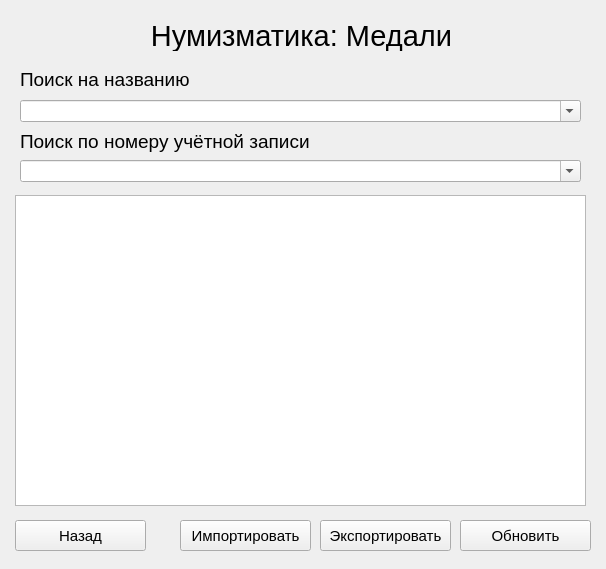
<?xml version="1.0" encoding="UTF-8"?>
<ui version="4.0">
 <class>Fond</class>
 <widget class="QWidget" name="Fond">
  <property name="geometry">
   <rect>
    <x>0</x>
    <y>0</y>
    <width>606</width>
    <height>569</height>
   </rect>
  </property>
  <property name="windowTitle">
   <string>Form</string>
  </property>
  <property name="styleSheet">
   <string notr="true"/>
  </property>
  <widget class="QLabel" name="Title">
   <property name="geometry">
    <rect>
     <x>6</x>
     <y>20</y>
     <width>591</width>
     <height>31</height>
    </rect>
   </property>
   <property name="font">
    <font>
     <pointsize>22</pointsize>
    </font>
   </property>
   <property name="text">
    <string>Нумизматика: Медали</string>
   </property>
   <property name="alignment">
    <set>Qt::AlignCenter</set>
   </property>
  </widget>
  <widget class="QListWidget" name="listWidget">
   <property name="geometry">
    <rect>
     <x>15</x>
     <y>195</y>
     <width>571</width>
     <height>311</height>
    </rect>
   </property>
   <property name="font">
    <font>
     <pointsize>12</pointsize>
    </font>
   </property>
  </widget>
  <widget class="QComboBox" name="comboBoxSearch">
   <property name="geometry">
    <rect>
     <x>20</x>
     <y>100</y>
     <width>561</width>
     <height>22</height>
    </rect>
   </property>
   <property name="font">
    <font>
     <pointsize>11</pointsize>
    </font>
   </property>
   <property name="editable">
    <bool>true</bool>
   </property>
   <property name="currentText">
    <string notr="true"/>
   </property>
  </widget>
  <widget class="QLabel" name="labelSearch">
   <property name="geometry">
    <rect>
     <x>20</x>
     <y>71</y>
     <width>181</width>
     <height>16</height>
    </rect>
   </property>
   <property name="font">
    <font>
     <pointsize>14</pointsize>
    </font>
   </property>
   <property name="text">
    <string>Поиск на названию</string>
   </property>
  </widget>
  <widget class="QPushButton" name="backButton">
   <property name="geometry">
    <rect>
     <x>15</x>
     <y>520</y>
     <width>131</width>
     <height>31</height>
    </rect>
   </property>
   <property name="font">
    <font>
     <pointsize>11</pointsize>
    </font>
   </property>
   <property name="text">
    <string>Назад</string>
   </property>
  </widget>
  <widget class="QLabel" name="labelSearch_2">
   <property name="geometry">
    <rect>
     <x>20</x>
     <y>131</y>
     <width>311</width>
     <height>21</height>
    </rect>
   </property>
   <property name="font">
    <font>
     <pointsize>14</pointsize>
    </font>
   </property>
   <property name="text">
    <string>Поиск по номеру учётной записи</string>
   </property>
  </widget>
  <widget class="QComboBox" name="comboBoxSearch_2">
   <property name="geometry">
    <rect>
     <x>20</x>
     <y>160</y>
     <width>561</width>
     <height>22</height>
    </rect>
   </property>
   <property name="font">
    <font>
     <pointsize>11</pointsize>
    </font>
   </property>
   <property name="editable">
    <bool>true</bool>
   </property>
   <property name="currentText">
    <string notr="true"/>
   </property>
  </widget>
  <widget class="QPushButton" name="refreshButton">
   <property name="geometry">
    <rect>
     <x>460</x>
     <y>520</y>
     <width>131</width>
     <height>31</height>
    </rect>
   </property>
   <property name="font">
    <font>
     <pointsize>11</pointsize>
    </font>
   </property>
   <property name="text">
    <string>Обновить</string>
   </property>
  </widget>
  <widget class="QPushButton" name="exporthButton">
   <property name="geometry">
    <rect>
     <x>320</x>
     <y>520</y>
     <width>131</width>
     <height>31</height>
    </rect>
   </property>
   <property name="font">
    <font>
     <pointsize>11</pointsize>
    </font>
   </property>
   <property name="text">
    <string>Экспортировать</string>
   </property>
  </widget>
  <widget class="QPushButton" name="importButton">
   <property name="geometry">
    <rect>
     <x>180</x>
     <y>520</y>
     <width>131</width>
     <height>31</height>
    </rect>
   </property>
   <property name="font">
    <font>
     <pointsize>11</pointsize>
    </font>
   </property>
   <property name="text">
    <string>Импортировать</string>
   </property>
  </widget>
 </widget>
 <resources/>
 <connections/>
</ui>
